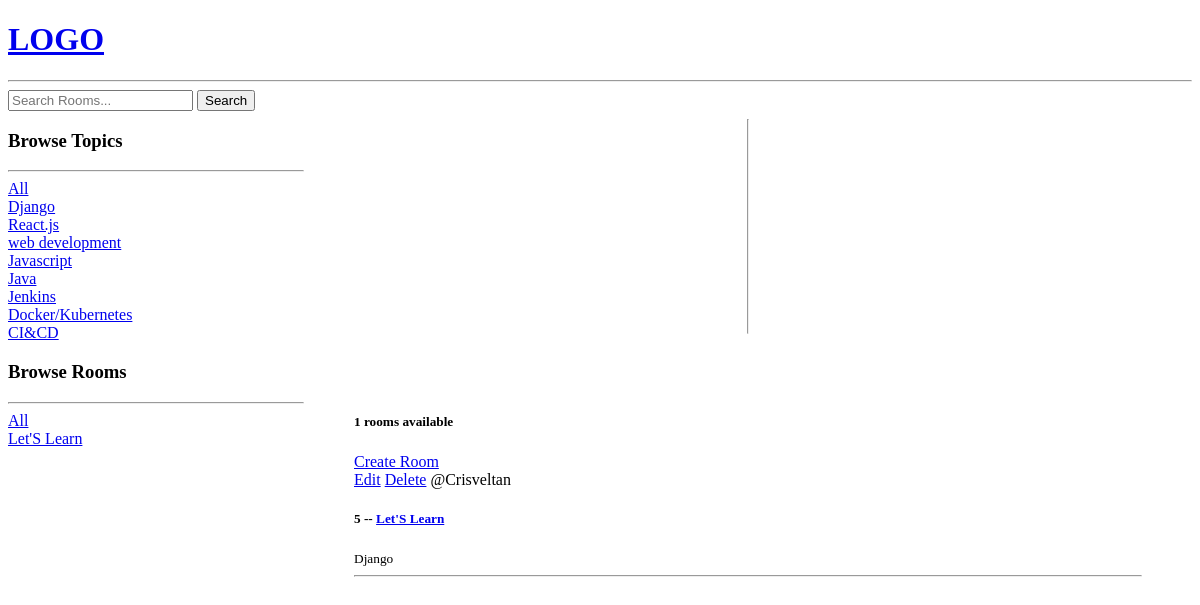
Screenshot of /?q=Django with the database file from the repository.
### base/models.py (models this page shows, shortened)
class Topic(models.Model):
    name = models.CharField(max_length=200)

class Room(models.Model):
    host =models.ForeignKey(User,on_delete=models.SET_NULL,null=True)
    topic = models.ForeignKey("Topic",on_delete=models.SET_NULL,null=True)
    name = models.CharField(max_length=200)
    description = models.TextField(null=True, blank=True)
    updated = models.DateTimeField(auto_now=True)
    created = models.DateTimeField(auto_now_add=True)
    class Meta:
        ordering = ['-updated','-created']

### base/views.py (the view)
# urls.py: 2. Add a URL to urlpatterns:  path('', views.home, name='home')
def home(request):
    q = request.GET.get('q', '')
    room = Room.objects.filter(
        Q(topic__name__icontains=q) |
        Q(name__icontains=q) |
        Q(description__icontains=q)
        )
    topics = Topic.objects.all()
    room_count = room.count()
    context = {'rooms': room, 'topics': topics,'room_count': room_count}
    return render(request, 'base/home.html', context)

### base/templates/base/home.html (shortened to what this page needs)
{% extends 'main.html' %}
{% block content %}
    <div class="home-container">
     <div class="topics">
        <h3>Browse Topics</h3>
        <hr>
        <div>
            <a href="{% url 'home' %}">All</a>
        </div>
        {% for topic in topics %}
        <div>
            <a href="{% url 'home' %}?q={{topic.name}}">{{topic.name}}</a>
        </div>
        {% endfor %}
     </div>
    <hr>
     <div class="rooms">
        <div>
            <h3>Browse Rooms</h3>
            <hr>
            <div>
                <a href="{% url 'home' %}">All</a>
            </div>
            {% for room2 in rooms %}
            <div>
                <a href="{% url 'home' %}?q={{room2.name}}">{{room2.name}}</a>
            </div>
            {% endfor %}
         </div>
     </div>
     <div class="content">
        <h5>{{room_count}} rooms available</h5>
            <a href="{% url 'create-room' %}">Create Room</a>
            <div>
                {% for room1 in rooms %}
                <div>
                    <a href="{% url 'update-room' room1.id %}">Edit</a>
                    <a href="{% url 'delete-room' room1.id %}">Delete</a>
                    <span>@{{room1.host.username}}</span>
                    <h5>{{ room1.id }} -- <a href="{% url 'rooms' room1.id %}">{{ room1.name }}</a></h5>
                    <small>{{room1.topic.name}}</small>
                    <hr>
                </div>
                {% endfor %}
        </div>
     </div>
     </div>
{% endblock content %}

### base/templates/base/home.html (style rules this page uses)
.home-container { display: grid; grid-template-columns: 1fr 3fr; }
.topics { padding: 0px 0px ; margin: 0px 0px; }
.content { padding: 50px 50px; }

### rows the page displays
Topic: name "Django"
Topic: name "React.js"
Topic: name "web development"
Topic: name "Javascript"
Topic: name "Java"
Topic: name "Jenkins"
Topic: name "Docker/Kubernetes"
Topic: name "CI&CD"
Room: name "Let'S Learn", host.username "Crisveltan", id "5", topic.name "Django"

### other values shown
{{ room_count }} "1"
